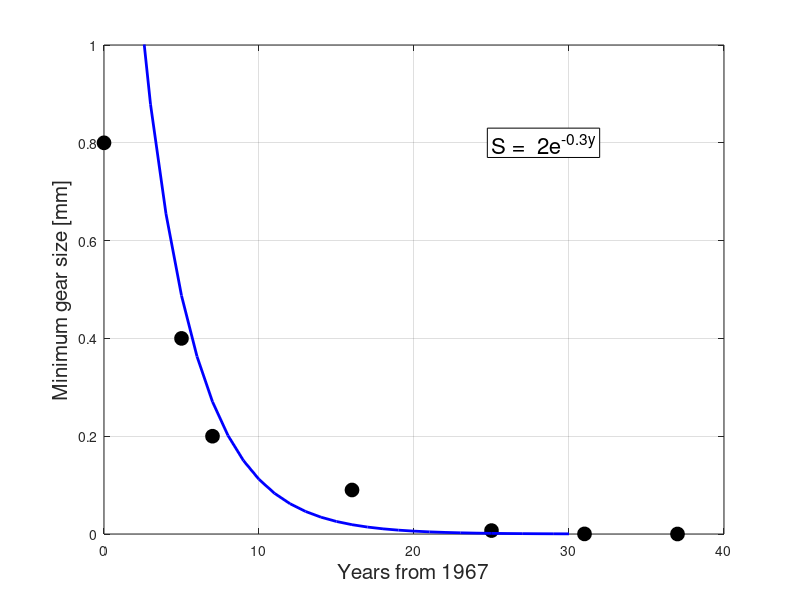

Here is the MATLAB script that generated this plot:
%% Eddie Molina   ENGR 1300-009   NOV-30-16
% Problem Statement: Use polyfit to determine the exponential relationship
% for the data set and graph the resulting trendline along with the
% experimental data.
clc; clear; close;
%% Proper plot
Y = [0 5 7 16 25 31 37];                            % Years frin 1967
S = [0.8 0.4 0.2 0.09 0.007 .0002 .000008];         % minimum gear size [mm]
figure('color', 'w')
plot(Y, S, 'ok', 'MarkerFaceColor', 'k', 'MarkerSize', 10)
axis([0 40 0 1])
xlabel('Years from 1967', 'FontSize', 15)
ylabel('Minimum gear size [mm]', 'FontSize', 15)
grid on
%% Determine Model Parameters using Plyfit command
C = polyfit(Y, log(S), 1);
m = C(1);
b = exp(C(2));
%% Create theoretical data series with model results
Ypf = [1:1:30];
Spf = b * exp(m*Ypf);
%% Add theoretical data series to the graph
hold on 
plot(Ypf, Spf, '-b', 'linewidth', 2)
%% Add the trendline equation
TE = sprintf('S = %2.0fe^{%2.1fy}', b,m); % S = gear size & y = year
text(25,.8, TE, 'BackgroundColor', 'w', 'EdgeColor', 'k', 'Color', 'k', 'Fontsize', 16)


